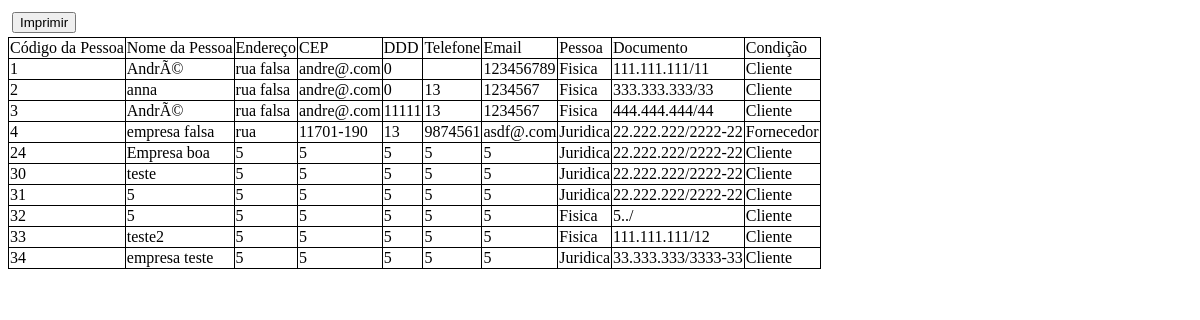
Screenshot of /exibirTabelaPessoa.php with the database file from the repository.
### tables this page shows
CREATE TABLE `pessoa` (
  `cd_pessoa` int(11) NOT NULL,
  `nm_pessoa` varchar(50) NOT NULL,
  `cd_documento_pessoa` varchar(45) NOT NULL,
  `nm_endereco_pessoa` varchar(40) NOT NULL,
  `cd_ddd_pessoa` int(11) NOT NULL,
  `cd_telefone_pessoa` varchar(50) NOT NULL,
  `nm_tipo_pessoa` varchar(50) NOT NULL,
  `cd_cep_pessoa` varchar(15) NOT NULL,
  `nm_email_pessoa` varchar(50) NOT NULL,
  `nm_status_pessoa` varchar(20) NOT NULL
);

### exibirTabelaPessoa.php (the view, shortened to what this page needs)
<!DOCTYPE html>
<html>
<head>
</head>
<body id="tabelaPessoa">
	<button id="buttonTestePrint"onclick="testePrint();">Imprimir</button>
	<br/>
	<?php
		$campoBusca =  $_GET["campoBusca"];
		$consulta = "SELECT * FROM pessoa";
		require_once('conexao.php');
		$verifica = $conexao->query($consulta);
        $rows = $verifica->num_rows;
        if($rows == 0){
            echo "falha ao buscar, ". $campoBusca." não encontrado";
        }else{
		$busca = $conexao->query($consulta);
		echo "<table>
			<tr class='dois'>
			<td> Código da Pessoa </td>
			<td> Nome da Pessoa </td>
			<td> Endereço </td>
			<td> CEP </td>
			<td> DDD </td>
			<td> Telefone </td>
			<td> Email </td>
			<td> Pessoa </td>
			<td> Documento </td>
			<td> Condição </td>
		</tr>";
		while($info = $busca->fetch_assoc()){
			if($info['nm_tipo_pessoa']=="Juridica"){
				$info['cd_documento_pessoa'] = substr_replace($info['cd_documento_pessoa'], ".", 2, 0);
				$info['cd_documento_pessoa'] = substr_replace($info['cd_documento_pessoa'], ".", 6, 0);
				$info['cd_documento_pessoa'] = substr_replace($info['cd_documento_pessoa'], "/", 10, 0);
				$info['cd_documento_pessoa'] = substr_replace($info['cd_documento_pessoa'], "-", 15, 0);
			}
			else{
				$info['cd_documento_pessoa'] = substr_replace($info['cd_documento_pessoa'], ".", 3, 0);
				$info['cd_documento_pessoa'] = substr_replace($info['cd_documento_pessoa'], ".", 7, 0);
				$info['cd_documento_pessoa'] = substr_replace($info['cd_documento_pessoa'], "/", 11, 0);
			}
		echo "<tr class='um' onclick='carregarDadosPessoa(".$info['cd_pessoa'].",this)'>
			<td> ".$info['cd_pessoa']." </td>
			<td> ". $info['nm_pessoa']." </td>
			<td> ". $info['nm_endereco_pessoa']." </td>
			<td> ". $info['cd_cep_pessoa']." </td>
			<td> ". $info['cd_ddd_pessoa']." </td>
			<td> ". $info['cd_telefone_pessoa']." </td>
			<td> ". $info['nm_email_pessoa']." </td>
			<td> ". $info['nm_tipo_pessoa']." </td>
			<td> ". $info['cd_documento_pessoa']." </td>
			<td> ". $info['nm_status_pessoa']." </td>
		<tr/>";
        }
		echo "</table>";
        }
	?>
</body>
</html>

### exibirTabelaPessoa.php (style rules this page uses)
table { border: 1px solid black; border-collapse: collapse; }
table td { border: 1px solid black; }
button { margin: 4px; }

### rows the page displays
pessoa: cd_pessoa "1", nm_pessoa "AndrÃ©", nm_endereco_pessoa "rua falsa", cd_cep_pessoa "andre@.com", cd_ddd_pessoa "0", nm_email_pessoa "123456789", nm_tipo_pessoa "Fisica", cd_documento_pessoa "111.111.111/11", nm_status_pessoa "Cliente"
pessoa: cd_pessoa "2", nm_pessoa "anna", nm_endereco_pessoa "rua falsa", cd_cep_pessoa "andre@.com", cd_ddd_pessoa "0", cd_telefone_pessoa "13", nm_email_pessoa "1234567", nm_tipo_pessoa "Fisica", cd_documento_pessoa "333.333.333/33", nm_status_pessoa "Cliente"
pessoa: cd_pessoa "3", nm_pessoa "AndrÃ©", nm_endereco_pessoa "rua falsa", cd_cep_pessoa "andre@.com", cd_ddd_pessoa "11111", cd_telefone_pessoa "13", nm_email_pessoa "1234567", nm_tipo_pessoa "Fisica", cd_documento_pessoa "444.444.444/44", nm_status_pessoa "Cliente"
pessoa: cd_pessoa "4", nm_pessoa "empresa falsa", nm_endereco_pessoa "rua", cd_cep_pessoa "11701-190", cd_ddd_pessoa "13", cd_telefone_pessoa "9874561", nm_email_pessoa "asdf@.com", nm_tipo_pessoa "Juridica", cd_documento_pessoa "22.222.222/2222-22", nm_status_pessoa "Fornecedor"
pessoa: cd_pessoa "24", nm_pessoa "Empresa boa", nm_endereco_pessoa "5", cd_cep_pessoa "5", cd_ddd_pessoa "5", cd_telefone_pessoa "5", nm_email_pessoa "5", nm_tipo_pessoa "Juridica", cd_documento_pessoa "22.222.222/2222-22", nm_status_pessoa "Cliente"
pessoa: cd_pessoa "30", nm_pessoa "teste", nm_endereco_pessoa "5", cd_cep_pessoa "5", cd_ddd_pessoa "5", cd_telefone_pessoa "5", nm_email_pessoa "5", nm_tipo_pessoa "Juridica", cd_documento_pessoa "22.222.222/2222-22", nm_status_pessoa "Cliente"
pessoa: cd_pessoa "31", nm_pessoa "5", nm_endereco_pessoa "5", cd_cep_pessoa "5", cd_ddd_pessoa "5", cd_telefone_pessoa "5", nm_email_pessoa "5", nm_tipo_pessoa "Juridica", cd_documento_pessoa "22.222.222/2222-22", nm_status_pessoa "Cliente"
pessoa: cd_pessoa "32", nm_pessoa "5", nm_endereco_pessoa "5", cd_cep_pessoa "5", cd_ddd_pessoa "5", cd_telefone_pessoa "5", nm_email_pessoa "5", nm_tipo_pessoa "Fisica", cd_documento_pessoa "5../", nm_status_pessoa "Cliente"
pessoa: cd_pessoa "33", nm_pessoa "teste2", nm_endereco_pessoa "5", cd_cep_pessoa "5", cd_ddd_pessoa "5", cd_telefone_pessoa "5", nm_email_pessoa "5", nm_tipo_pessoa "Fisica", cd_documento_pessoa "111.111.111/12", nm_status_pessoa "Cliente"
pessoa: cd_pessoa "34", nm_pessoa "empresa teste", nm_endereco_pessoa "5", cd_cep_pessoa "5", cd_ddd_pessoa "5", cd_telefone_pessoa "5", nm_email_pessoa "5", nm_tipo_pessoa "Juridica", cd_documento_pessoa "33.333.333/3333-33", nm_status_pessoa "Cliente"
